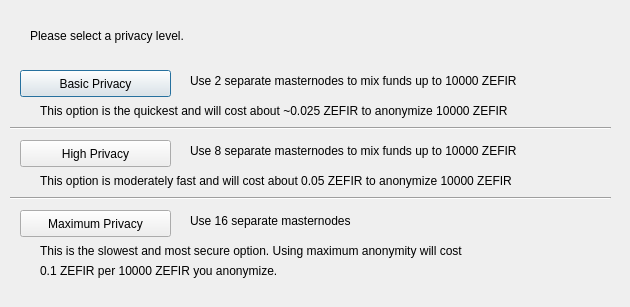
<?xml version="1.0" encoding="UTF-8"?>
<ui version="4.0">
 <class>ObfuscationConfig</class>
 <widget class="QDialog" name="ObfuscationConfig">
  <property name="geometry">
   <rect>
    <x>0</x>
    <y>0</y>
    <width>630</width>
    <height>307</height>
   </rect>
  </property>
  <property name="windowTitle">
   <string>Configure Obfuscation</string>
  </property>
  <widget class="QPushButton" name="buttonBasic">
   <property name="geometry">
    <rect>
     <x>20</x>
     <y>70</y>
     <width>151</width>
     <height>27</height>
    </rect>
   </property>
   <property name="text">
    <string>Basic Privacy</string>
   </property>
  </widget>
  <widget class="QPushButton" name="buttonHigh">
   <property name="geometry">
    <rect>
     <x>20</x>
     <y>140</y>
     <width>151</width>
     <height>27</height>
    </rect>
   </property>
   <property name="text">
    <string>High Privacy</string>
   </property>
  </widget>
  <widget class="QPushButton" name="buttonMax">
   <property name="geometry">
    <rect>
     <x>20</x>
     <y>210</y>
     <width>151</width>
     <height>27</height>
    </rect>
   </property>
   <property name="text">
    <string>Maximum Privacy</string>
   </property>
  </widget>
  <widget class="QLabel" name="label">
   <property name="geometry">
    <rect>
     <x>30</x>
     <y>20</y>
     <width>571</width>
     <height>31</height>
    </rect>
   </property>
   <property name="text">
    <string>Please select a privacy level.</string>
   </property>
  </widget>
  <widget class="QLabel" name="label_2">
   <property name="geometry">
    <rect>
     <x>190</x>
     <y>70</y>
     <width>421</width>
     <height>21</height>
    </rect>
   </property>
   <property name="text">
    <string>Use 2 separate masternodes to mix funds up to 10000 ZEFIR</string>
   </property>
  </widget>
  <widget class="QLabel" name="label_3">
   <property name="geometry">
    <rect>
     <x>190</x>
     <y>140</y>
     <width>411</width>
     <height>21</height>
    </rect>
   </property>
   <property name="text">
    <string>Use 8 separate masternodes to mix funds up to 10000 ZEFIR</string>
   </property>
  </widget>
  <widget class="QLabel" name="label_4">
   <property name="geometry">
    <rect>
     <x>190</x>
     <y>210</y>
     <width>421</width>
     <height>21</height>
    </rect>
   </property>
   <property name="text">
    <string>Use 16 separate masternodes</string>
   </property>
  </widget>
  <widget class="QLabel" name="label_6">
   <property name="geometry">
    <rect>
     <x>40</x>
     <y>100</y>
     <width>561</width>
     <height>21</height>
    </rect>
   </property>
   <property name="text">
    <string>This option is the quickest and will cost about ~0.025 ZEFIR to anonymize 10000 ZEFIR</string>
   </property>
  </widget>
  <widget class="QLabel" name="label_7">
   <property name="geometry">
    <rect>
     <x>40</x>
     <y>170</y>
     <width>561</width>
     <height>21</height>
    </rect>
   </property>
   <property name="text">
    <string>This option is moderately fast and will cost about 0.05 ZEFIR to anonymize 10000 ZEFIR</string>
   </property>
  </widget>
  <widget class="QLabel" name="label_8">
   <property name="geometry">
    <rect>
     <x>40</x>
     <y>240</y>
     <width>561</width>
     <height>21</height>
    </rect>
   </property>
   <property name="text">
    <string>This is the slowest and most secure option. Using maximum anonymity will cost</string>
   </property>
  </widget>
  <widget class="QLabel" name="label_9">
   <property name="geometry">
    <rect>
     <x>40</x>
     <y>260</y>
     <width>561</width>
     <height>21</height>
    </rect>
   </property>
   <property name="text">
    <string>0.1 ZEFIR per 10000 ZEFIR you anonymize.</string>
   </property>
  </widget>
  <widget class="Line" name="line">
   <property name="geometry">
    <rect>
     <x>10</x>
     <y>120</y>
     <width>601</width>
     <height>16</height>
    </rect>
   </property>
   <property name="orientation">
    <enum>Qt::Horizontal</enum>
   </property>
  </widget>
  <widget class="Line" name="line_2">
   <property name="geometry">
    <rect>
     <x>10</x>
     <y>190</y>
     <width>601</width>
     <height>16</height>
    </rect>
   </property>
   <property name="orientation">
    <enum>Qt::Horizontal</enum>
   </property>
  </widget>
 </widget>
 <resources/>
 <connections/>
</ui>
